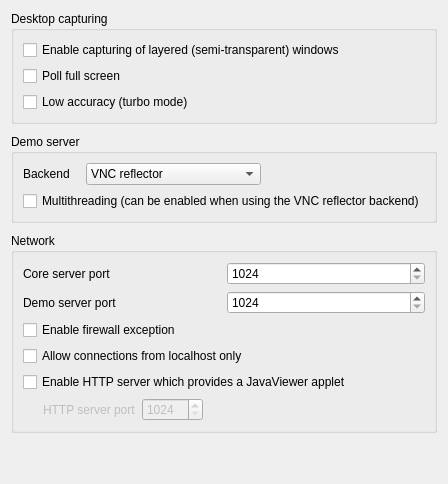
      <widget class="QWidget" name="veritableServerSettingsPage">
       <layout class="QVBoxLayout" name="verticalLayout_6" stretch="0,0,0,1">
        <property name="spacing">
         <number>10</number>
        </property>
        <item>
         <widget class="QGroupBox" name="groupBox_6">
          <property name="title">
           <string>Desktop capturing</string>
          </property>
          <layout class="QGridLayout" name="gridLayout_7">
           <item row="0" column="0">
            <widget class="QCheckBox" name="vncCaptureLayeredWindows">
             <property name="text">
              <string>Enable capturing of layered (semi-transparent) windows</string>
             </property>
            </widget>
           </item>
           <item row="1" column="0">
            <widget class="QCheckBox" name="vncPollFullScreen">
             <property name="text">
              <string>Poll full screen</string>
             </property>
            </widget>
           </item>
           <item row="2" column="0">
            <widget class="QCheckBox" name="vncLowAccuracy">
             <property name="text">
              <string>Low accuracy (turbo mode)</string>
             </property>
            </widget>
           </item>
          </layout>
         </widget>
        </item>
        <item>
         <widget class="QGroupBox" name="groupBox_9">
          <property name="title">
           <string>Demo server</string>
          </property>
          <layout class="QVBoxLayout" name="verticalLayout_7">
           <item>
            <layout class="QHBoxLayout" name="horizontalLayout_11" stretch="0,1,2">
             <property name="spacing">
              <number>16</number>
             </property>
             <item>
              <widget class="QLabel" name="label_6">
               <property name="text">
                <string>Backend</string>
               </property>
              </widget>
             </item>
             <item>
              <widget class="QComboBox" name="demoServerBackend">
               <item>
                <property name="text">
                 <string>VNC reflector</string>
                </property>
               </item>
               <item>
                <property name="text">
                 <string>vERITABLE 1 demo server</string>
                </property>
               </item>
              </widget>
             </item>
             <item>
              <spacer name="horizontalSpacer_15">
               <property name="orientation">
                <enum>Qt::Horizontal</enum>
               </property>
               <property name="sizeHint" stdset="0">
                <size>
                 <width>40</width>
                 <height>20</height>
                </size>
               </property>
              </spacer>
             </item>
            </layout>
           </item>
           <item>
            <widget class="QCheckBox" name="isDemoServerMultithreaded">
             <property name="text">
              <string>Multithreading (can be enabled when using the VNC reflector backend)</string>
             </property>
            </widget>
           </item>
          </layout>
         </widget>
        </item>
        <item>
         <widget class="QGroupBox" name="groupBox_8">
          <property name="title">
           <string>Network</string>
          </property>
          <layout class="QGridLayout" name="gridLayout_11">
           <item row="0" column="0">
            <widget class="QLabel" name="label_12">
             <property name="text">
              <string>Core server port</string>
             </property>
            </widget>
           </item>
           <item row="0" column="1">
            <widget class="QSpinBox" name="coreServerPort">
             <property name="minimum">
              <number>1024</number>
             </property>
             <property name="maximum">
              <number>65535</number>
             </property>
            </widget>
           </item>
           <item row="1" column="0">
            <widget class="QLabel" name="label_13">
             <property name="text">
              <string>Demo server port</string>
             </property>
            </widget>
           </item>
           <item row="1" column="1">
            <widget class="QSpinBox" name="demoServerPort">
             <property name="minimum">
              <number>1024</number>
             </property>
             <property name="maximum">
              <number>65535</number>
             </property>
            </widget>
           </item>
           <item row="2" column="0" colspan="2">
            <widget class="QCheckBox" name="isFirewallExceptionEnabled">
             <property name="text">
              <string>Enable firewall exception</string>
             </property>
            </widget>
           </item>
           <item row="4" column="0" colspan="2">
            <widget class="QCheckBox" name="isHttpServerEnabled">
             <property name="text">
              <string>Enable HTTP server which provides a JavaViewer applet</string>
             </property>
            </widget>
           </item>
           <item row="5" column="0" colspan="2">
            <layout class="QHBoxLayout" name="horizontalLayout_5">
             <item>
              <spacer name="horizontalSpacer_10">
               <property name="orientation">
                <enum>Qt::Horizontal</enum>
               </property>
               <property name="sizeType">
                <enum>QSizePolicy::Fixed</enum>
               </property>
               <property name="sizeHint" stdset="0">
                <size>
                 <width>20</width>
                 <height>20</height>
                </size>
               </property>
              </spacer>
             </item>
             <item>
              <widget class="QLabel" name="httpServerPortLabel">
               <property name="enabled">
                <bool>false</bool>
               </property>
               <property name="text">
                <string>HTTP server port</string>
               </property>
              </widget>
             </item>
             <item>
              <widget class="QSpinBox" name="httpServerPort">
               <property name="enabled">
                <bool>false</bool>
               </property>
               <property name="minimum">
                <number>1024</number>
               </property>
               <property name="maximum">
                <number>65535</number>
               </property>
              </widget>
             </item>
             <item>
              <spacer name="horizontalSpacer_11">
               <property name="orientation">
                <enum>Qt::Horizontal</enum>
               </property>
               <property name="sizeHint" stdset="0">
                <size>
                 <width>40</width>
                 <height>20</height>
                </size>
               </property>
              </spacer>
             </item>
            </layout>
           </item>
           <item row="3" column="0" colspan="2">
            <widget class="QCheckBox" name="localConnectOnly">
             <property name="text">
              <string>Allow connections from localhost only</string>
             </property>
            </widget>
           </item>
          </layout>
         </widget>
        </item>
        <item>
         <spacer name="verticalSpacer_6">
          <property name="orientation">
           <enum>Qt::Vertical</enum>
          </property>
          <property name="sizeHint" stdset="0">
           <size>
            <width>20</width>
            <height>40</height>
           </size>
          </property>
         </spacer>
        </item>
       </layout>
      </widget>
